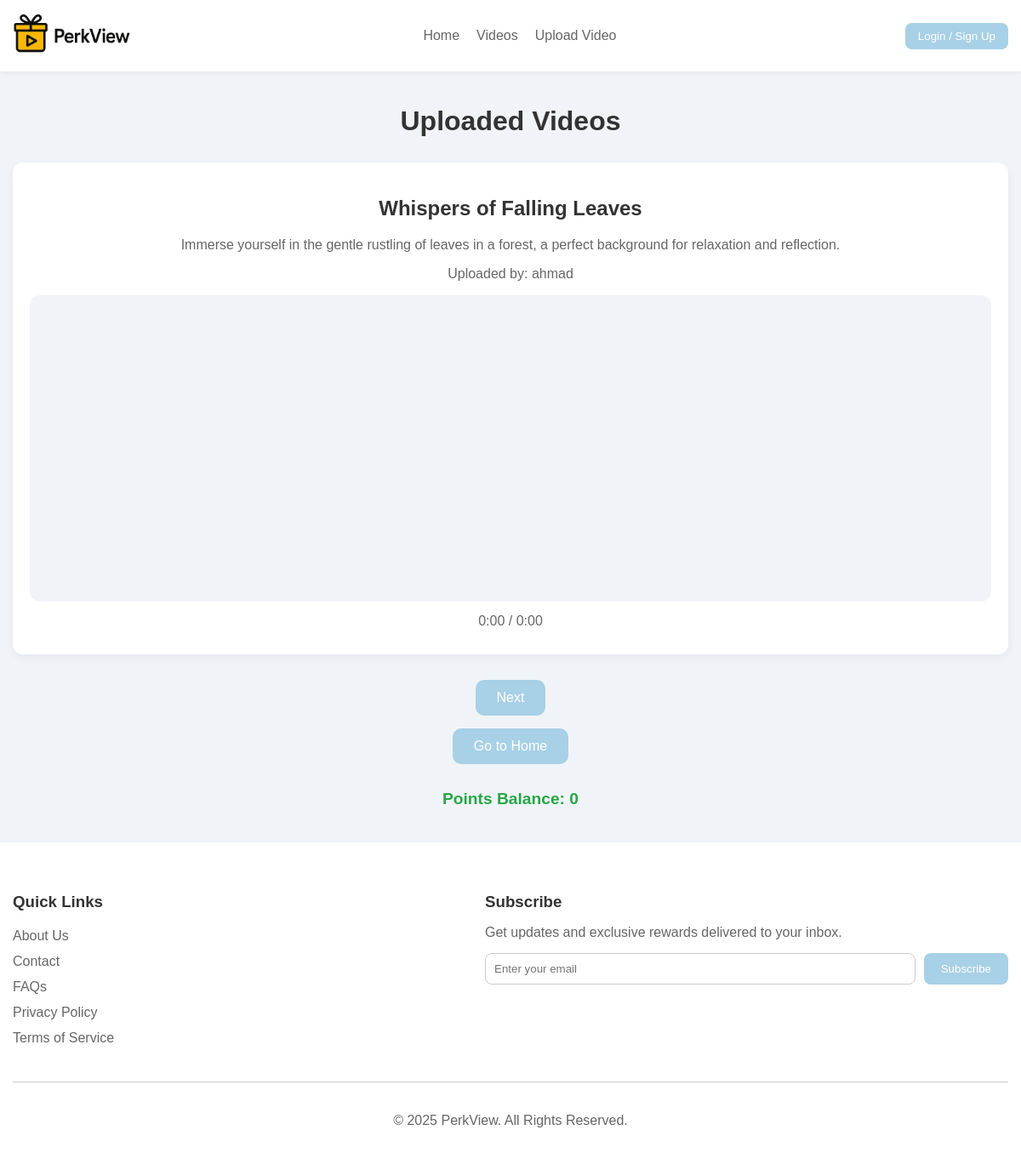
Screenshot of /videos/ with the database file from the repository.
### home/models.py (models this page shows, shortened)
class MediaUpload(models.Model):
    title = models.CharField(max_length=100)
    description = models.TextField()
    tags = models.CharField(max_length=255, blank=True, null=True)
    category = models.CharField(max_length=50)
    caption = models.CharField(max_length=255, blank=True, null=True)
    username = models.CharField(max_length=150)
    media_file = models.FileField(upload_to='uploads/videos/')
    uploaded_at = models.DateTimeField(default=timezone.now)

### home/views.py (the view)
# urls.py: path('videos/', views.videos, name='videos'),
def videos(request):
    if request.user.is_authenticated:
        profile = request.user.profile
        points_balance = profile.points_balance or 0
    else:
        profile = None
        points_balance = 0
    video_files = [
        'videos/1.mp4',
        'videos/2.mp4',
        'videos/3.mp4',
        'videos/4.mp4',
        'videos/5.mp4',
    ]
    random_video = random.choice(video_files)
    uploaded_video = MediaUpload.objects.first()  # only one video
    context = {
        "video": uploaded_video,        # single video object
        "random_video": random_video,   # static video path
        "points_balance": points_balance,
        "profile": profile,
    }
    return render(request, 'videos.html', context)

### templates/videos.html (shortened to what this page needs)
{% extends 'base.html' %}
{% block base %}
{% load static %}
    <main style="max-width:1200px; margin:40px auto; padding:0 15px; font-family:Arial, sans-serif; color:#333333;">
  <h1 style="text-align:center; color:#333333; margin-bottom:30px;">Uploaded Videos</h1>
  {% load static %}
  {% if video %}
      <div class="video-container" style="background-color:#FFFFFF; border-radius:12px; box-shadow:0 4px 12px rgba(0,0,0,0.05); padding:20px; margin-bottom:30px; text-align:center;">
          <h2 style="color:#333333;">{{ video.title }}</h2>
          <p style="color:#666666;">{{ video.description }}</p>
          <p style="color:#666666;">Uploaded by: {{ video.username }}</p>
          <video class="video-player"
                 id="video-1"
                 width="100%"
                 height="360"
                 autoplay
                 muted
                 data-video-title="{{ video.title }}"
                 style="border-radius:12px; background-color:#F0F4F8;">
              <source src="{% static random_video %}" type="video/mp4">
          </video>
          <div class="controls" style="margin:10px 0;">
              <span id="timer-1" style="color:#666666;">0:00 / 0:00</span>
          </div>
      </div>
  {% else %}
      <p style="text-align:center; color:#666666;">No videos uploaded yet. Stay tuned!</p>
  {% endif %}
  <div style="text-align:center; display:flex; flex-direction:column; gap:15px; align-items:center;">
      <a href="/videos">
          <button id="nextButton" type="button"
                  style="background-color:#A8D0E6; color:#FFFFFF; border:none; padding:12px 25px; border-radius:10px; cursor:pointer; font-size:1rem; transition: all 0.2s ease-in-out;"
                  onmouseover="this.style.backgroundColor='#96c3e0'; this.style.transform='scale(1.05)';"
                  onmouseout="this.style.backgroundColor='#A8D0E6'; this.style.transform='scale(1)';"
                  aria-label="Play next video"
                  disabled>
              Next
          </button>
      </a>
      <button id="goHomeButton" type="button"
              style="background-color:#A8D0E6; color:#FFFFFF; border:none; padding:12px 25px; border-radius:10px; cursor:pointer; font-size:1rem; transition: all 0.2s ease-in-out;"
              onmouseover="this.style.backgroundColor='#96c3e0'; this.style.transform='scale(1.05)';"
              onmouseout="this.style.backgroundColor='#A8D0E6'; this.style.transform='scale(1)';"
              onclick="window.location='/'"
              aria-label="Go to home page">
          Go to Home
      </button>
      <div id="livePoints" aria-live="polite" role="status"
           style="margin-top:15px; font-size:1.2rem; color:#28A745; font-weight:bold;">
        Points Balance: {{ points_balance }}
      </div>
  </div>
</main>
{% endblock %}

### rows the page displays
MediaUpload: title "Whispers of Falling Leaves", description "Immerse yourself in the gentle rustling of leaves in a forest, a perfect background for relaxation and reflection.", username "ahmad"

### other values shown
{{ points_balance }} "0"
